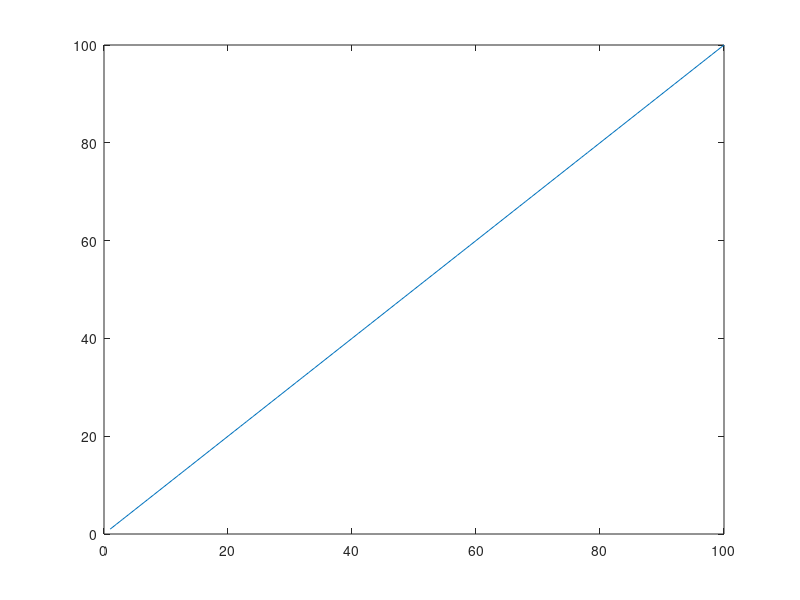
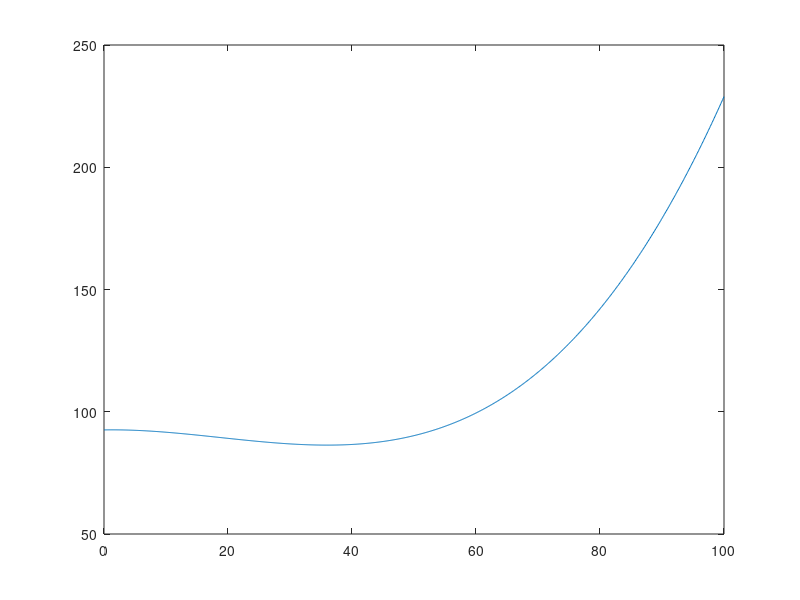

MATLAB code to generate these figures, in order: (Note: this script raises an error after producing the figures.)
figure
plot(1:100,1:100)
[x,y] = ginput(10);
p = polyfit(x,y,4);
p = [ -0.0000    0.0003   -0.0168    0.0432   92.5756];
x1 = linspace(0,100,1000);
y1 = polyval(p,x1);
figure
plot(x,y,'o')
hold on
plot(x1,y1)

%%
normRange = @(x,a,b) (b-a).*((x-min(x))./(max(x)-min(x)))+a;
imRangeNorm = normRange(imRange,1,100);
% valsNorm = normRange(

%%
x2 = 1:100;
y2 = exp(.03.*x2).*-1;
y2 = y2+abs(min(y2));
figure(1)
plot(x2,y2)
figure(2)
y2 = normRange(y2,1.1,2.2);
plot(x2,y2)

sizeFactors = genSizeFactors(imRange,1.1,2.2);
imRangePercent = linspace(1,100,length(imRange));
figure(3)
plot(imRangePercent,sizeFactors)
%%
x2 = linspace(0,100,length(imRange));
y2 = (2.2./(1+exp(-0.15.*(x2-50)))).*-1+2.2;
plot(x2,y2)